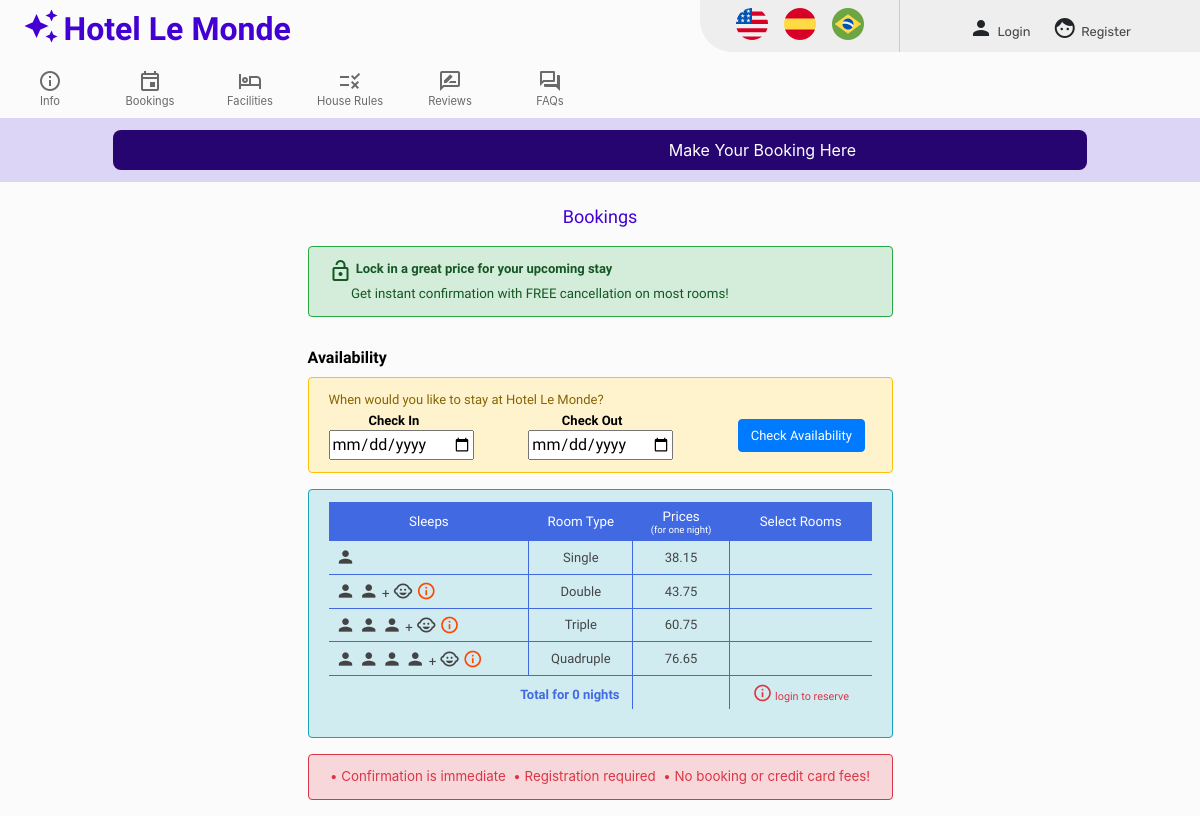
Screenshot of /bookings with the database file from the repository.
### hotel/models.py (models this page shows, shortened)
class Room(models.Model):
       description = models.CharField(max_length=64, blank=False)
       roomtype = models.CharField(max_length=1, blank=False)
       quantity = models.IntegerField()
       rate = models.DecimalField(blank=False, max_digits=4, decimal_places=2)

### hotel/views.py (the view, shortened to what this page needs)
# urls.py: path("bookings", views.bookings, name="bookings"),
@csrf_exempt
def bookings(request):
    single_rate = Room.objects.get(roomtype='S').rate
    double_rate = Room.objects.get(roomtype='D').rate
    triple_rate = Room.objects.get(roomtype='T').rate
    quadruple_rate = Room.objects.get(roomtype='Q').rate
    if request.method != "POST":
        initial_range = range(0, 1)
        return render(request, "hotel/bookings.html", { 'label': '',
                                                        'single_range': initial_range,
                                                        'double_range': initial_range,
                                                        'triple_range': initial_range,
                                                        'quadruple_range': initial_range,
                                                        'single_rate': single_rate,
                                                        'double_rate': double_rate,
                                                        'triple_rate': triple_rate,
                                                        'quadruple_rate': quadruple_rate })

### hotel/templates/hotel/bookings.html (shortened to what this page needs)
{% extends "hotel/layout.html" %}
{% load i18n %}
{% load static %}
{% block body %}
<div class="row">
  <div class="col-lg-12 col-sm-12 booking-title">
  {% translate 'Bookings' %}
  </div>
</div>
<div class="row">
   <div class="col-lg-3 col-sm-12">
   </div>
   <div class="col-lg-6 col-sm-12">
    <div class="alert alert-success border border-success booking-info">
      <div class="material-icons-outlined booking-info-icon">lock_open</div>
      <div class="booking-info-strong">
            {% translate 'Lock in a great price for your upcoming stay' %} </div>
      <div class="booking-info-normal"> {% translate 'Get instant confirmation with FREE cancellation on most rooms!' %} </div>
    </div>
    <div class="booking-availability-title">
      {% translate 'Availability' %}
    </div>
    <div class="alert alert-warning border border-warning booking-info">
      <div class="booking-availability-normal">
        {% translate 'When would you like to stay at Hotel Le Monde?' %}
      </div>
        <div>
          <form action="{% url 'bookings' %}" method="post" id="booking-check-availability-form" class="booking-form">
          <div>
          <span class="booking-form-checkin-label">{% translate 'Check In' %}</span>
          <input type="date" id="datein" name="datein" placeholder="yyyy-mm-dd" value="{{ check_in_date }}" pattern="[0-9]{4}-[0-9]{2}-[0-9]{2}" required>
         </div>
         <div>
         <span class="booking-form-checkout-label">{% translate 'Check Out' %}</span>
         <input type="date" id="dateout" name="dateout" placeholder="yyyy-mm-dd" value="{{ check_out_date }}" pattern="[0-9]{4}-[0-9]{2}-[0-9]{2}" required>
         </div>
         <div>
          <input type="submit" id="booking-btn-check" class="btn btn-primary booking-btn" value="{% translate 'Check Availability' %}">
         </div>
        </form>
      </div>
    </div>
    <div class="alert alert-info border border-info">
      <form action="{% url 'mybookings' %}" method="post" id="booking-reserve-form">
      <table id="booking-table">
        <thead>
          <tr>
            <th scope="col">{% translate 'Sleeps' %}</th>
            <th scope="col">{% translate 'Room Type' %}</th>
            <th scope="col">{% translate 'Prices' %} <br><text class="booking-table-leyend">({% translate 'for one night' %})</text></th>
            <th scope="col">{% translate 'Select Rooms' %}</th>
          </tr>
        </thead>
        <tbody>
          <tr>
            <td> <i class="material-icons booking-table-icon"> person </i></td>
            <td> {% translate 'Single' %} </td>
            <td id="single_rate"> {{ single_rate }} </td>
            <td>{{ single_available }} {{ label }}&nbsp;
            </td>
          </tr>
          <tr>
            <td> <i class="material-icons booking-table-icon"> person </i>
                 <i class="material-icons booking-table-icon"> person </i> +
                 <i class="material-icons booking-table-icon"> child_care </i>
                 <div class="booking-tooltip"> <i class="material-icons-outlined booking-table-icon" style="color:orangered;"> info </i>
                 </div>
                </td>
            <td> {% translate 'Double' %} </td>
            <td id="double_rate"> {{ double_rate }} </td>
            <td>{{ double_available }} {{ label }}&nbsp;
            </td>
          </tr>
          <tr>
            <td> <i class="material-icons booking-table-icon"> person </i>
                 <i class="material-icons booking-table-icon"> person </i>
                 <i class="material-icons booking-table-icon"> person </i> +
                 <i class="material-icons booking-table-icon"> child_care </i>
                 <div class="booking-tooltip">
                 <i class="material-icons-outlined booking-table-icon" style="color: orangered;">info </i>
                </div>
                </td>
            <td> {% translate 'Triple' %} </td>
            <td id="triple_rate"> {{ triple_rate }} </td>
            <td>{{ triple_available }} {{ label }}&nbsp;
            </td>
          </tr>
          <tr>
            <td> <i class="material-icons booking-table-icon"> person </i>
                 <i class="material-icons booking-table-icon"> person </i>
                 <i class="material-icons booking-table-icon"> person </i>
                 <i class="material-icons booking-table-icon"> person </i> +
                 <i class="material-icons booking-table-icon"> child_care </i>
                 <div class="booking-tooltip">
                 <i class="material-icons-outlined booking-table-icon" style="color: orangered;">info </i>
                </div>
                </td>
            <td> {% translate 'Quadruple' %} </td>
            <td id="quadruple_rate"> {{ quadruple_rate }} </td>
            <td>{{ quadruple_available }} {{ label }}&nbsp;
            </td>
          </tr>
          <tr>
            <td colspan="2"> {% translate 'Total for' %} <text id="booking-nights">0</text> {% translate 'nights' %}</td>
            <td id="booking-total"> </td>
            {% if user.is_authenticated %}
            <td> <input type="submit" id="btn-reserve" class="btn btn-primary booking-btn-reserve" value="{% translate 'Reserve' %}"></td>
            {% else %}
            <td> <text class="booking-terms"><i class="material-icons-outlined booking-table-icon">info</i>&nbsp;login to reserve</text></td>
            {% endif %}
          </tr>
        </tbody>
      </table>
      </form>
    </div>
    <div class="alert alert-danger border border-danger booking-terms">
      &bull;&nbsp;{% translate 'Confirmation is immediate' %}
      &nbsp;&bull;&nbsp;{% translate 'Registration required' %}
      &nbsp;&bull;&nbsp;{% translate 'No booking or credit card fees!' %}
    </div>
   </div>
   <div class="col-lg-3 col-sm-12">
   </div>
</div>
{% endblock %}

### hotel/static/hotel/styles.css (style rules this page uses)
body { background-color: #FBFBFB !important; padding: 0; overflow-x: hidden; overflow-y: scroll; }
.booking-title, .orders-title, .invoice-title, .messages-title, .reviews-title { font-family: 'Comfortaa', cursive; font-size: large; font-weight: normal; color: #4300D2; text-align: center; padding-top: 0.8rem; padding-bottom: 1rem; }
.booking-info, .order-info { font-family: 'Comfortaa', cursive; }
.booking-info-icon, .order-info-icon { vertical-align: bottom; float: left; padding-right: 0.2rem; }
.booking-info-strong, .order-info-strong { font-weight: bolder; font-size:small; }
.booking-info-normal, .order-info-normal { font-weight:lighter; font-size: smaller; padding-top: 0.4rem; padding-left: 1.4rem; }
.booking-availability-title, .orders-rates-title { font-family: 'Comfortaa', cursive; font-size: medium; font-weight: bold; color: black; text-align: left; padding-top: 0.8rem; padding-bottom: 0.4rem; }
.booking-availability-normal { font-weight:lighter; font-size: small; }
.booking-form { padding-top: 0.1rem; margin: 0; display: inline-flex; }
.booking-form-checkin-label { font-size: small; font-weight: bold; color: black; margin-left: 20%; }
.booking-form-checkout-label { font-size: small; font-weight: bold; color: black; margin-left: 16%; }
.booking-btn, .btn-orders { font-size: small; margin-top: 8px; }
.booking-table-icon { vertical-align:text-bottom; font-size: 20px; }
.booking-table-leyend { font-size: 0.6rem; }
#booking-table { table-layout:auto; border-style: none; border-collapse: collapse; width: 100%; }
#booking-table thead th { font-family: 'Comfortaa', cursive; font-size: smaller; font-weight: normal; padding: 0.4rem; border-left: 1px solid royalblue; text-align: center; color: white; background-color:royalblue }
#booking-table tbody td { font-family: 'Comfortaa', cursive; font-size: small; font-weight: normal; padding: 0.4rem; text-align: center; color: #444 }
#booking-table tbody tr { border-bottom: 1px solid royalblue; }
#booking-table tbody td:first-child { border-right: 1px solid royalblue; text-align: left; font-size: smaller; padding-right: 0; }
#booking-table tbody td:nth-child(2) { border-right: 1px solid royalblue; }
#booking-table tbody td:nth-child(3) { border-right: 1px solid royalblue; }
#booking-table tbody td:nth-child(4) { text-align: right; }
#booking-table tbody tr:last-child { border-bottom: none; }
#booking-table tbody tr:last-child td:nth-child(1) { border-right: 1px solid royalblue; color: royalblue; font-size:small; font-weight: bold; padding-top: 0.6rem; padding-right: 0.8rem; ; text-align: right; }
#booking-table tbody tr:last-child td:nth-child(2) { border-right: 1px solid royalblue; }
#booking-table tbody tr:last-child td:nth-child(3) { border-right: none; }
.booking-terms, .orders-terms { color: #dc3545; font-size: smaller; text-align: center; }
.booking-tooltip { position: relative; display: inline-block; cursor: pointer; }

### rows the page displays
Room: rate "38.15"
Room: rate "43.75"
Room: rate "60.75"
Room: rate "76.65"
